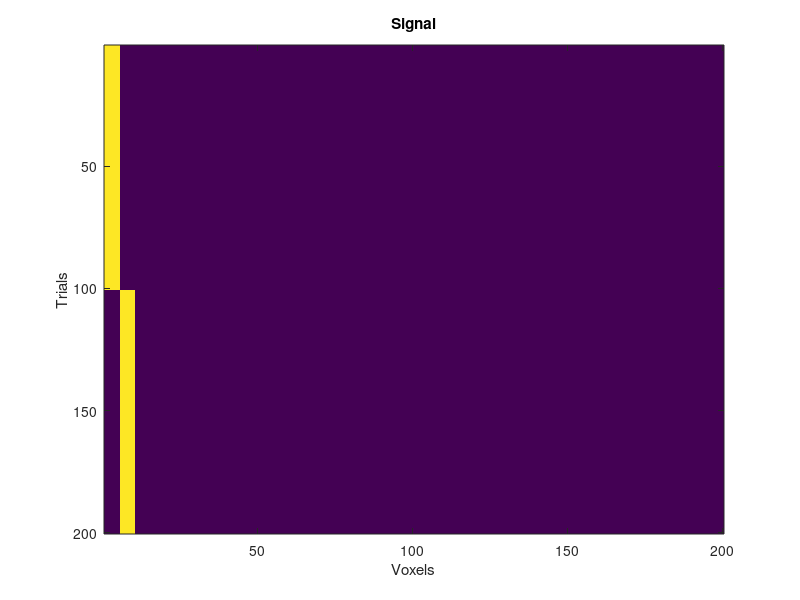
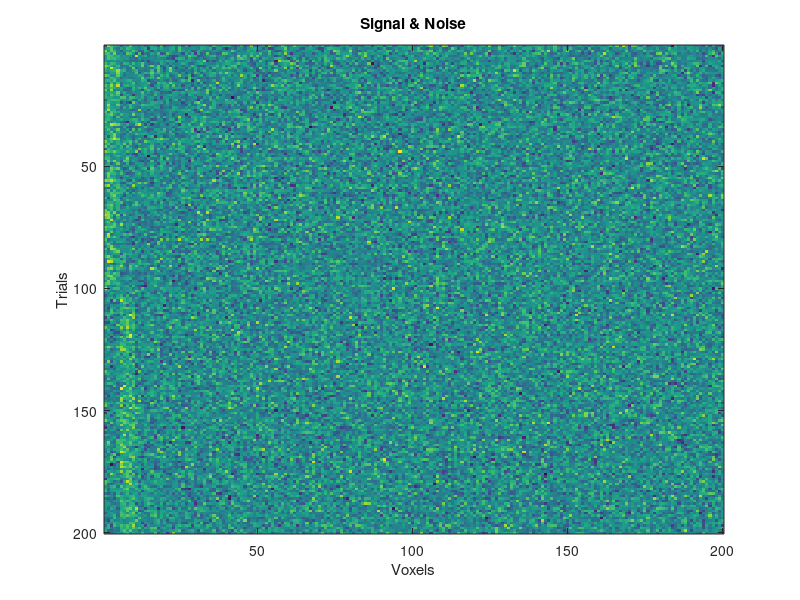

These figures' MATLAB source, in order: (Note: this script raises an error after producing the figures.)
%% Iterative Lasso 

%% WARNING: This will clear the work space & variables.
clear;clc;

%% You can set the parameters for CV here
% Please the dimension of the data sets 
ntrials = 200; % it has to be divisible by K
nvoxels = 200;
% Please set the number of folds 
k = 5;
% It needs to know the number of row labels
% ps:Currently, this program can just run normally when there are 2 rowlabels
rowLabels.num = 2;
% It is useful to know the size for the testing set
test.size = ntrials / k ;

% Display the parameters
disp ('Parameters: ')
disp(['Voxels: '  num2str(nvoxels)])
disp(['trials: '  num2str(ntrials)])
disp(['K : '  num2str(k)])
disp(['Number of row labels: ' num2str(rowLabels.num)])



%% Simulate the data
% Creating the background 
X.raw = zeros(ntrials, nvoxels);

% % Add some signals 
signal = 1;
disp(['Signal intensity = ' num2str(signal)])
X.raw(1:ntrials/rowLabels.num,1:5) = X.raw(1:ntrials/rowLabels.num,1:5) + signal;
X.raw(ntrials/rowLabels.num + 1:end,6:10) = X.raw(ntrials/rowLabels.num + 1 : end ,6:10) + signal;
% plot the signal
figure(1)
imagesc(X.raw)
xlabel('Voxels');ylabel('Trials');title('Signal');

% Adding noise 
rng(1) % To make the result replicable
noise = 1;
disp(['Noise intensity = ' num2str(noise)])
X.raw = X.raw + noise * randn(ntrials,nvoxels);   
size(X.raw);
% plot the noise + signal
figure(2)
imagesc(X.raw)
xlabel('Voxels');ylabel('Trials');title('Signal & Noise')

% Create row labels
rowLabels.whole = zeros(ntrials,1);
rowLabels.whole(1:ntrials / rowLabels.num ,1) = 1;
% Create new row labels for CV blocks
rowLabels.train = zeros(ntrials - test.size,1); 
rowLabels.train(1: (ntrials - test.size)/rowLabels.num ,1) = 1; 
rowLabels.test = zeros(test.size,1); 
rowLabels.test(1:test.size / rowLabels.num ,1) = 1; 



%% Generating indices for Outer CV
% generate indices for CV
CV.blocks = 1:k;
CV.blocks = CV.blocks';
CV.indices = repmat(CV.blocks,[ntrials / k,1]);
% Generate indices for CVglmnet
CV2.blocks = 1:k-1;
CV2.blocks = CV2.blocks';
CV2.indices = repmat(CV2.blocks,[ntrials / k,1]);
% Creating indices for test set and training set
for i = 1: k
    test.indices(:,i) = CV.indices == i;
    train.indices(:,i) = CV.indices ~= i;
end



%% Iterative Lasso
% Try the 1st iteration
for i = 1:k
    % Split the data into training set and testing set 
    X.test = X.raw(test.indices(:,i) ,:);
    X.train = X.raw(train.indices(:,i) ,:);

    % Fit cvglmnet
    cvfit(i) = cvglmnet (X.train, rowLabels.train, 'binomial', 'class', CV2.indices', 4);
    % Get the indice for the lambda with the best accuracy 
    lambda.best(i) = find(cvfit(i).lambda == cvfit(i).lambda_min);
    % Plot the cross-validation curve
%     cvglmnetPlot(cvfit(i));

    % Set the lambda value
    opts(i) = glmnetSet();
    opts(i).lambda = cvfit(i).lambda_min;

    % Fit glmnet
    fit(i) = glmnet(X.train, rowLabels.train, 'binomial', opts);

    % Evaluate the prediction 
    test.prediction(:,i) = (X.test * fit(i).beta + repmat(fit(i).a0, [test.size, 1])) > 0 ;  
    test.accuracy(:,i) = mean(rowLabels.test == test.prediction(:,i))'
    
    % Find indices for the voxels that have been used
    voxel(i).used = find (fit(i).beta ~= 0);
    % Find indices for the voxels that have not been used
    voxel(i).remain = find (fit(i).beta == 0);
    % How many voxels have been used for each iteration
    voxel(i).num = sum(fit(i).beta ~= 0);

end

% Display the average accuracy for this procedure 
disp(['The mean accuracy is ' num2str(mean(test.accuracy))])
% See if it is better than chance 
ttest(test.accuracy, 0.5)



%% 1st, try the next iteration 

% New data set
for i = 1:k
    % Re-subset the dataset
    X.iter = X.raw(:,voxel(i).remain);

    % Split the data into training set and testing set 
    X.test = X.iter(test.indices(:,i) ,:);
    X.train = X.iter(train.indices(:,i) ,:);

    % Fit cvglmnet
    cvfit(i) = cvglmnet (X.train, rowLabels.train, 'binomial', 'class', CV2.indices', 4);
    % Get the indice for the lambda with the best accuracy 
    lambda.best(i) = find(cvfit(i).lambda == cvfit(i).lambda_min);
    % Plot the cross-validation curve
%     cvglmnetPlot(cvfit(i));

    % Set the lambda value
    opts(i) = glmnetSet();
    opts(i).lambda = cvfit(i).lambda_min;

    % Fit glmnet
    fit(i) = glmnet(X.train, rowLabels.train, 'binomial', opts);

    % Evaluate the prediction 
    test.prediction(:,i) = (X.test * fit(i).beta + repmat(fit(i).a0, [test.size, 1])) > 0 ;  
    test.accuracy(:,i) = mean(rowLabels.test == test.prediction(:,i))'
end

% Display the average accuracy for this procedure 
disp(['The mean accuracy is ' num2str(mean(test.accuracy))])
% See if it is better than chance 
ttest(test.accuracy, 0.5)